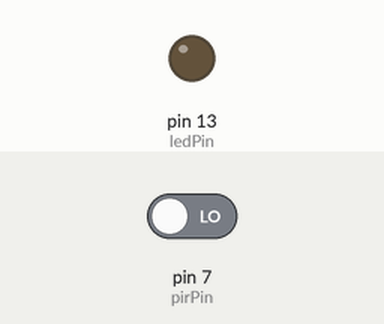
Simulated run of this sketch. Board: Arduino Uno, built with avr-gcc and run on an emulated ATmega328P. Shown: output pins drawn as LEDs (lit = HIGH). The test bench sets the inputs (shaded band); at power-on: pin 7 (pirPin) LOW.

Above: at 1.2 s.
1.3 s: pin 7 (pirPin) driven HIGH
At 2.0 s:
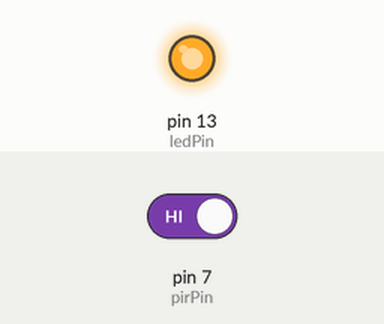
2.8 s: pin 7 (pirPin) driven LOW
At 4.9 s:
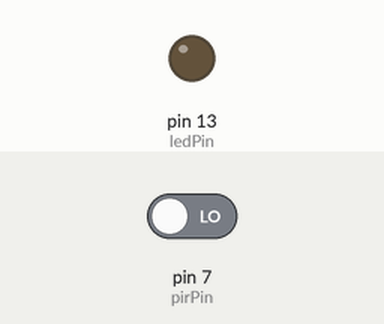
Timing chart, 0 to 6.4 s (numbered marks = the images above; inputs shaded):
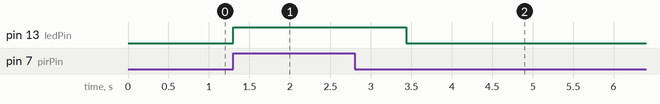

The sketch:

Camera_Trap.ino
```cpp
/*
  Camera Trap for Nikkon D60

  We have a motion sensor connected to pin #7, and an IR LED connected to pin #3
  When motion is detected, we send an IR signal corresponding to the Nikkon's IR shutter trigger command, and we also make the Arduino internal led blink
  Every 10 minutes (or 10 min. after the last motion detection) we send the camera an IR shutter trigger command, to avoid the Nikkon's IR mode to time out

  Author Alberto Amengual
  Modified JUNE 28 2016 by Alberto Amengual
 */

// The TimerOne library provides functions to use the Timer1 timer in the Arduino
#include <TimerOne.h>

// The IRremote library provides functions to send IR signals
#include <IRremote.h>
#include <IRremoteInt.h>

const byte ledPin = 13;
const byte pirPin = 7;
byte motionOngoing = LOW;

// forcePic controls when it's time to force the camera to take a pic (to avoid IR mode time out)
volatile byte forcePic = LOW;
// Because the TimerOne library allows only short timers, we use fiveSecLoopCounter to add time up and have longer timers
volatile int fiveSecLoopCounter = 0;

// IR Shutter signal pulses for the Nikkon, as found on bigmike.it
const unsigned int rawCodes[] = {2000, 27830, 400, 1580, 400, 3580, 400};
const unsigned int codeLen = 7;

// On the Arduino UNO, IRsend will use PIN 3 for PWM
IRsend irsend;

void takePic(void)
{
  fiveSecLoopCounter++;
  // Every 10min (120 x 5 sec = 600 sec) force the camera to take a pic
  if (fiveSecLoopCounter == 120){
     fiveSecLoopCounter = 0;
     forcePic = HIGH;
  }
}

void setup() {
  pinMode(ledPin, OUTPUT);
  pinMode(pirPin, INPUT);

  //Serial.begin(9600);

  // Timer1 is used to force camera to take a pic every 10 min, so that the Nikkon's remote mode doesn't time out (after 15 min).
  Timer1.initialize(5000000); // The TimerOne library timers have a limit of aprox 8 seconds; we're using 5 sec timers
  Timer1.attachInterrupt(takePic);
}

void loop() {
  motionOngoing = digitalRead(pirPin);
  digitalWrite(ledPin, motionOngoing);

  if (motionOngoing || forcePic){
        // Before taking a picture, reset all the variables that control the automatic taking of pics
        forcePic = LOW;
        fiveSecLoopCounter = 0;
        // Timer1.restart() for some reason doesn't work, so we initialize Timer1 again and attachInterrupt
        Timer1.initialize(5000000);
        Timer1.attachInterrupt(takePic);

        // Send the IR sequence corresponding to the Nikkon's IR shutter command
        // The third parameter means a PWM at 38kHz
        irsend.sendRaw(rawCodes, codeLen, 38);
        //Serial.println("Force pic");
        // DO NOT REMOVE THE DELAY BELOW. Sending IR shutter commands at full speed seems to prevent the camera from properly processing the commands.
        delay(1000);
  }
}
```

Measured:
- after the input at 1.3 s, pin 13 (ledPin): LOW → HIGH at once
- after the input at 2.8 s, pin 13 (ledPin): HIGH → LOW after 0.64 s
